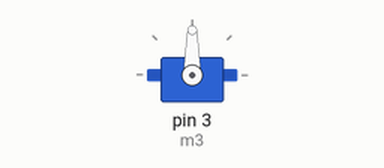
Simulated run of this sketch. Board: Arduino Uno, built with avr-gcc and run on an emulated ATmega328P. Parts: servo.

Above: at 0.1 s.
At 2.1 s:
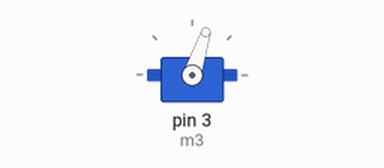
At 8.1 s:
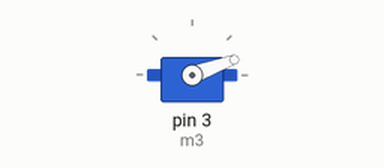
At 17.1 s:
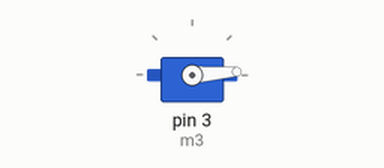
Timing chart, 0 to 18.6 s (numbered marks = the images above):
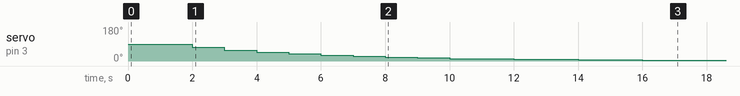

Measured:
- by itself, servo on pin 3 (m3): moves from 90° to 4° over 15.0 s

The sketch:

Consensus_Servo_Slave2.ino
```cpp
#include <Wire.h>
#include <Servo.h>

#define SLAVE_ADDRESS 3  // Slave address for Board 2

Servo m3;
int angle1;
int angle3 = 90;
int angle3_next;

void setup(){
  m3.attach(3);
  m3.write(angle3);
  Wire.begin(SLAVE_ADDRESS); // Join I2C bus as slave
  Wire.onReceive(receiveEvent); // Register receive event
  Wire.onRequest(requestEvent); // Register request event
  delay(2000);
}


void loop(){
  angle3 = m3.read();
  angle3_next = ceil(0.2*angle1)+ceil(0.8*angle3);
  m3.write(angle3_next);
  delay(1000);
}


void receiveEvent(int howMany) {
  int receivedValue;
  Wire.readBytes((char *)&receivedValue, sizeof(receivedValue)); // Read the value sent by master
  angle1 = receivedValue; // Store the received value
}

void requestEvent() {
  Wire.write((byte *)&angle3, sizeof(angle3)); // Send the current value back to the master
}
```
